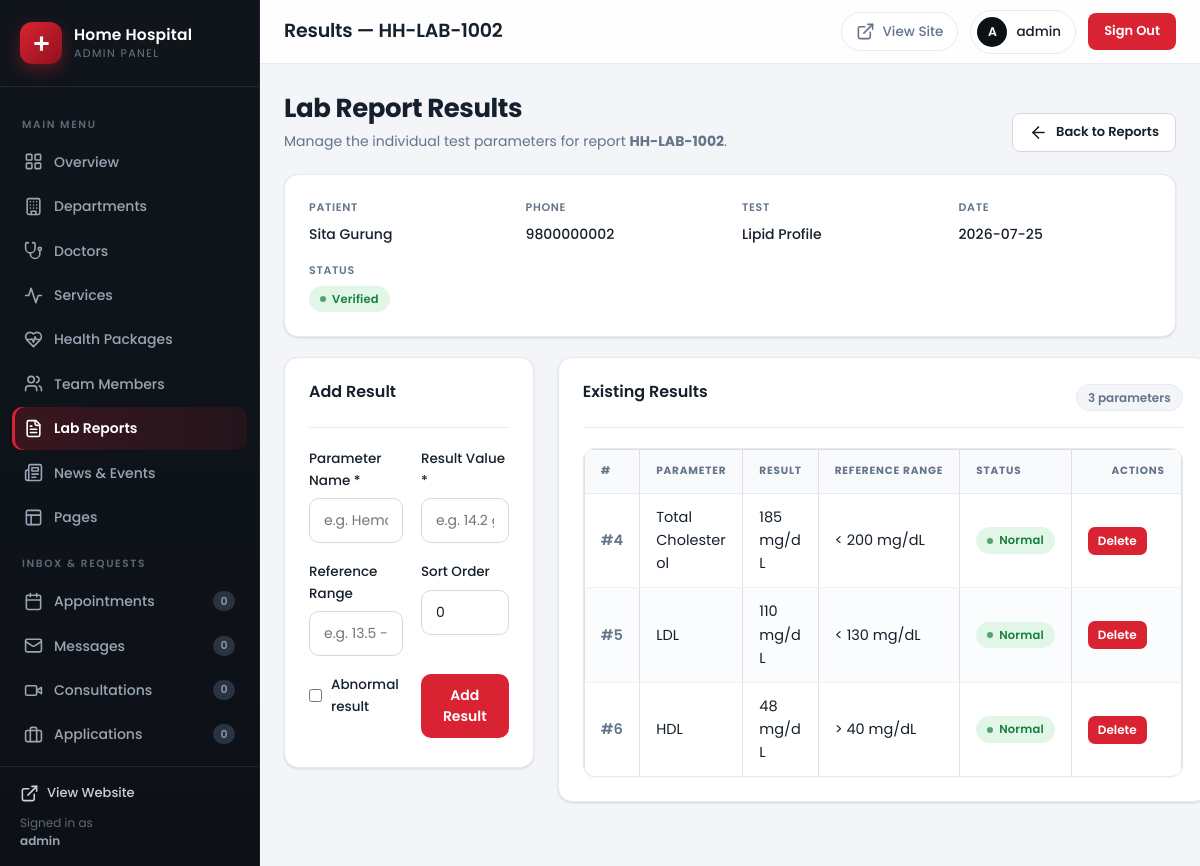
/admin/lab-report-results.php?id=2 (signed in), run on the app's committed database.
### tables this page shows
CREATE TABLE IF NOT EXISTS lab_reports (
    id INT NOT NULL AUTO_INCREMENT,
    report_id VARCHAR(50) NOT NULL,
    patient_id INT DEFAULT NULL,
    patient_name VARCHAR(150) NOT NULL,
    patient_phone VARCHAR(30) NOT NULL,
    test_name VARCHAR(150) NOT NULL,
    report_date DATE NOT NULL,
    status VARCHAR(30) NOT NULL DEFAULT 'pending',
    notes TEXT DEFAULT NULL,
    created_at DATETIME NOT NULL DEFAULT CURRENT_TIMESTAMP,
    PRIMARY KEY (id),
    UNIQUE KEY uq_lab_reports_report_id (report_id),
    CONSTRAINT fk_lab_reports_patient FOREIGN KEY (patient_id)
        REFERENCES patients (id) ON DELETE SET NULL
);

CREATE TABLE IF NOT EXISTS lab_report_results (
    id INT NOT NULL AUTO_INCREMENT,
    lab_report_id INT NOT NULL,
    parameter_name VARCHAR(150) NOT NULL,
    result_value VARCHAR(100) NOT NULL,
    reference_range VARCHAR(150) NOT NULL,
    is_abnormal TINYINT(1) NOT NULL DEFAULT 0,
    sort_order INT NOT NULL DEFAULT 0,
    PRIMARY KEY (id),
    CONSTRAINT fk_results_lab_report FOREIGN KEY (lab_report_id)
        REFERENCES lab_reports (id) ON DELETE CASCADE
);

### admin/lab-report-results.php (called while the page is built, shortened)
<?php
require_once __DIR__ . '/../includes/config.php';
$report_id = (int) ($_GET['id'] ?? 0);
$report = $report_id > 0 ? LabReport::find($report_id) : null;
$page_title = 'Results — ' . $report['report_id'];
$message = '';
$items = LabReport::getResults($report_id);
$csrf_token = csrf_token();
View::renderAdmin('admin/lab-report-results', [
    'page_title' => $page_title,
    'active' => 'lab-reports',
    'message' => $message,
    'csrf_token' => $csrf_token,
    'report' => $report,
    'items' => $items,
]);

### includes/config.php (called while the page is built, shortened)
<?php
function e($value) {
    return htmlspecialchars((string)$value, ENT_QUOTES, 'UTF-8');
}
spl_autoload_register(function ($class) {
    $prefix = 'App\\';
    $baseDir = __DIR__ . '/../app/';
    $len = strlen($prefix);
    $relativeClass = substr($class, $len);
    $file = $baseDir . str_replace('\\', '/', $relativeClass) . '.php';
});

### app/Core/Database.php (called while the page is built, shortened)
<?php
class Database
{
    private static ?Database $instance = null;
    private PDO $pdo;
    private function __construct()
    {
        $driver = defined('DB_DRIVER') ? DB_DRIVER : 'mysql';
        if ($driver === 'mysql') {
            $dsn = 'mysql:host=' . (defined('DB_HOST') ? DB_HOST : '127.0.0.1')
                . ';port=' . (defined('DB_PORT') ? DB_PORT : '3306')
                . ';dbname=' . (defined('DB_NAME') ? DB_NAME : 'hospital')
                . ';charset=utf8mb4';
            $this->pdo = new PDO($dsn, defined('DB_USER') ? DB_USER : 'root', defined('DB_PASS') ? DB_PASS : '');
        }
        $this->pdo->setAttribute(PDO::ATTR_ERRMODE, PDO::ERRMODE_EXCEPTION);
        $this->pdo->setAttribute(PDO::ATTR_DEFAULT_FETCH_MODE, PDO::FETCH_ASSOC);
    }
    public static function getInstance(): self
    {
        if (self::$instance === null) {
            self::$instance = new self();
        }
        return self::$instance;
    }
    public function fetchAll(string $sql, array $params = []): array
    {
        $stmt = $this->pdo->prepare($sql);
        $stmt->execute($params);
        return $stmt->fetchAll();
    }
    public function fetchOne(string $sql, array $params = []): ?array
    {
        $stmt = $this->pdo->prepare($sql);
        $stmt->execute($params);
        $row = $stmt->fetch();
        return $row ?: null;
    }
}

### app/Core/Model.php (called while the page is built, shortened)
<?php
abstract class Model
{
    protected static string $table;
    protected static string $primaryKey = 'id';
    protected Database $db;
    public function __construct()
    {
        $this->db = Database::getInstance();
    }
    public function getDb(): Database
    {
        return $this->db;
    }
    public static function find(int|string $id): ?array
    {
        $db = Database::getInstance();
        return $db->fetchOne(
            'SELECT * FROM ' . static::$table . ' WHERE ' . static::$primaryKey . ' = :id LIMIT 1',
            [':id' => $id]
        );
    }
}

### app/Models/LabReport.php (called while the page is built, shortened)
<?php
class LabReport extends Model
{
    public static function getResults(int $labReportId): array
    {
        $db = new static();
        return $db->getDb()->fetchAll(
            'SELECT * FROM lab_report_results WHERE lab_report_id = :id ORDER BY sort_order',
            [':id' => $labReportId]
        );
    }
}

### app/Views/admin/lab-report-results.php (the view, shortened to what this page needs)
<div class="page-head">
  <div>
    <h1>Lab Report Results</h1>
    <p>Manage the individual test parameters for report <strong><?php echo e($report['report_id']); ?></strong>.</p>
  </div>
  <a href="lab-reports.php" class="btn btn-sm btn-outline-dark"><?php echo admin_icon('arrow'); ?> Back to Reports</a>
</div>
<div class="card info-card">
  <div class="info-grid">
    <div><span class="info-label">Patient</span><span class="info-value"><?php echo e($report['patient_name']); ?></span></div>
    <div><span class="info-label">Phone</span><span class="info-value"><?php echo e($report['patient_phone']); ?></span></div>
    <div><span class="info-label">Test</span><span class="info-value"><?php echo e($report['test_name']); ?></span></div>
    <div><span class="info-label">Date</span><span class="info-value"><?php echo e($report['report_date']); ?></span></div>
    <div>
      <span class="info-label">Status</span>
      <?php
      $status_key = strtolower((string) $report['status']);
      $status_badge = in_array($status_key, ['verified', 'confirmed'], true) ? 'confirmed' : ($status_key === 'rejected' ? 'cancelled' : 'pending');
      ?>
      <span class="badge badge-<?php echo e($status_badge); ?>"><?php echo e($report['status']); ?></span>
    </div>
  </div>
</div>
<div class="crud-grid">
  <div class="card">
    <div class="card-head"><h3>Add Result</h3></div>
    <form method="post">
      <div class="form-group">
        <label for="parameter_name">Parameter Name *</label>
        <input type="text" id="parameter_name" name="parameter_name" required placeholder="e.g. Hemoglobin">
      </div>
      <div class="form-group">
        <label for="result_value">Result Value *</label>
        <input type="text" id="result_value" name="result_value" required placeholder="e.g. 14.2 g/dL">
      </div>
      <div class="form-group">
        <label for="reference_range">Reference Range</label>
        <input type="text" id="reference_range" name="reference_range" placeholder="e.g. 13.5 - 17.5 g/dL">
      </div>
      <div class="form-group">
        <label for="sort_order">Sort Order</label>
        <input type="number" id="sort_order" name="sort_order" value="0">
      </div>
      <div class="form-group form-check">
        <label class="check-label">
          <input type="checkbox" id="is_abnormal" name="is_abnormal" value="1">
          <span>Abnormal result</span>
        </label>
      </div>
      <button type="submit" class="btn btn-primary btn-block">Add Result</button>
    </form>
  </div>
  <div class="card">
    <div class="card-head">
      <h3>Existing Results</h3>
      <span class="count-chip"><?php echo count($items); ?> parameter<?php echo count($items) === 1 ? '' : 's'; ?></span>
    </div>
    <?php if (empty($items)): ?>
      <div class="empty-state">
        <span class="empty-icon"><?php echo admin_icon('file'); ?></span>
        <p>No results yet.</p>
        <small>Add the first test parameter using the form.</small>
      </div>
    <?php else: ?>
      <div class="table-wrap">
        <table class="admin-table">
          <thead>
            <tr>
              <th>#</th>
              <th>Parameter</th>
              <th>Result</th>
              <th>Reference Range</th>
              <th>Status</th>
              <th class="th-actions">Actions</th>
            </tr>
          </thead>
          <tbody>
            <?php foreach ($items as $item): ?>
            <tr>
              <td class="col-id">#<?php echo (int) $item['id']; ?></td>
              <td><?php echo e($item['parameter_name']); ?></td>
              <td><?php echo e($item['result_value']); ?></td>
              <td><?php echo e($item['reference_range']); ?></td>
              <td>
                <?php if ((int) $item['is_abnormal'] === 1): ?>
                  <span class="badge badge-cancelled">Abnormal</span>
                <?php else: ?>
                  <span class="badge badge-confirmed">Normal</span>
                <?php endif; ?>
              </td>
              <td class="td-actions">
                <form method="post" class="inline-form js-confirm" data-confirm="Delete this result parameter?">
                  <button type="submit" class="btn btn-xs btn-danger">Delete</button>
                </form>
              </td>
            </tr>
            <?php endforeach; ?>
          </tbody>
        </table>
      </div>
    <?php endif; ?>
  </div>
</div>

### css/style.css (style rules this page uses)
:root { --primary:#000000; --primary-dark:#111111; --accent:#d92332; --light:#f4f4f4; --gray:#5c5c5c; --dark:#0a0a0a; --white:#ffffff; --border:#e0e0e0; --radius:10px; --shadow:0 4px 20px rgba(0,0,0,0.08); --font-body:'Poppins',sans-serif; --font-head:'Merriweather',serif; }
* { margin:0;padding:0;box-sizing:border-box; }
body { font-family:var(--font-body);color:var(--dark);line-height:1.6;background:var(--white); }
h1,h2,h3,h4 { font-family:var(--font-head);color:var(--dark);line-height:1.3; }
a { text-decoration:none;color:inherit; }
.btn { display:inline-block;padding:12px 26px;border-radius:30px;font-weight:600;cursor:pointer;border:none;transition:.25s; }
.btn-primary { background:var(--accent);color:#fff; }
.card { background:#fff;border:1px solid var(--border);border-radius:var(--radius);padding:28px;box-shadow:var(--shadow);transition:.25s; }
.card h3 { font-size:19px;margin-bottom:10px; }
.form-group { margin-bottom:18px; }
.form-group label { display:block;margin-bottom:6px;font-weight:500;font-size:14px; }
.form-group input, .form-group select, .form-group textarea { width:100%;padding:11px 14px;border:1px solid var(--border);border-radius:6px;font-family:var(--font-body);font-size:14px; }
table { width:100%;border-collapse:collapse;background:#fff; }
table th, table td { padding:12px 16px;border:1px solid var(--border);text-align:left;font-size:14.5px; }
table th { background:var(--light);font-weight:600; }
.btn-outline-dark { background:transparent;border:2px solid var(--dark);color:var(--dark);transition:.25s; }

### data on the page
lab_reports: report "HH-LAB-1002", patient_name "Sita Gurung", patient_phone "9800000002", test_name "Lipid Profile", report_date "2026-07-25", status "Verified"
lab_report_results: id "4", parameter_name "Total Cholesterol", result_value "185 mg/dL", reference_range "< 200 mg/dL", is_abnormal "Normal"
lab_report_results: id "5", parameter_name "LDL", result_value "110 mg/dL", reference_range "< 130 mg/dL", is_abnormal "Normal"
lab_report_results: id "6", parameter_name "HDL", result_value "48 mg/dL", reference_range "> 40 mg/dL", is_abnormal "Normal"

### other printed values
SITE_NAME "Home Hospital"
$nav_section_labels[$current_section] "MAIN MENU"
$item['label'] "Overview"
$item['label'] "Departments"
$item['label'] "Doctors"
$item['label'] "Services"
$item['label'] "Health Packages"
$item['label'] "Team Members"
$item['label'] "Lab Reports"
$item['label'] "News & Events"
$item['label'] "Pages"
$nav_section_labels[$current_section] "INBOX & REQUESTS"
$item['label'] "Appointments"
$badge "0"
$item['label'] "Messages"
